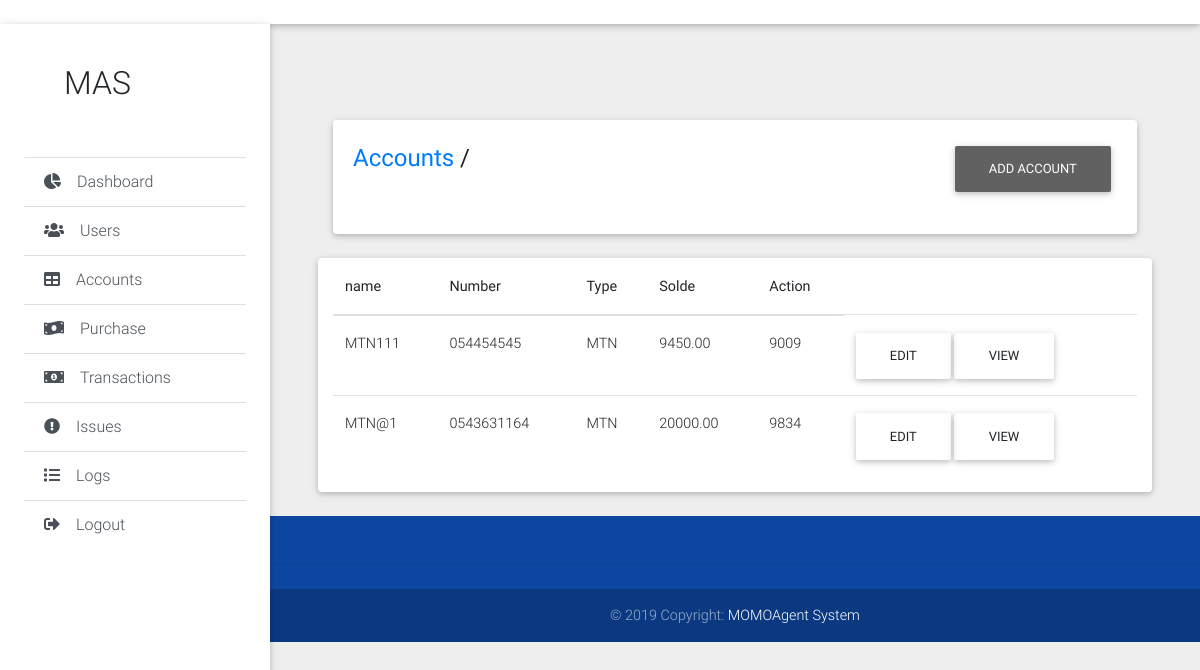
The page /admin/accounts.php on the database as committed earlier.
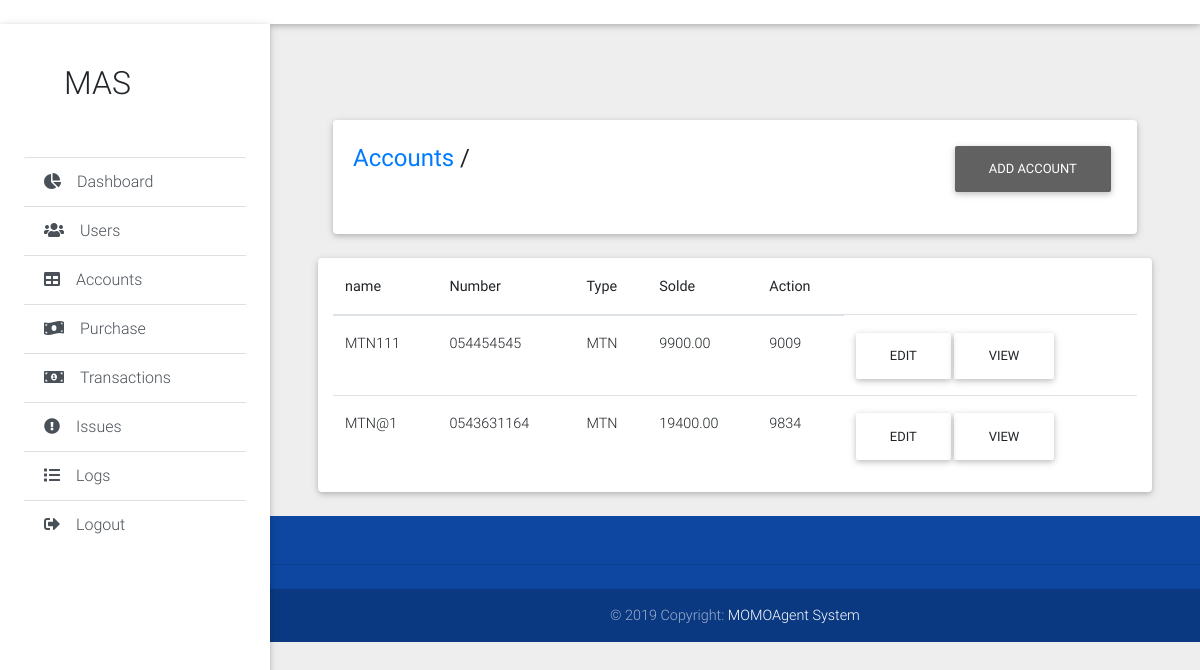
The same page on the database as committed later.
### tables this page shows
CREATE TABLE `account` (
  `acc_id` int(11) NOT NULL,
  `acc_type` varchar(25) NOT NULL,
  `solde` decimal(10,2) NOT NULL,
  `acc_name` varchar(55) NOT NULL,
  `acc_number` varchar(11) NOT NULL
);

### admin/accounts.php (the view, shortened to what this page needs)
<!DOCTYPE html>
<html lang="en">
<?php include_once 'static/head.php';
include_once("../db.php");
$result = $pdo->query("SELECT * FROM account");
?>
<body class="grey lighten-3">
  <header>
<?php include_once 'static/navbar.php'; ?>
<?php include_once 'static/sidebar.php'; ?>
  </header>
  <main class="pt-5 mx-lg-5">
    <div class="container-fluid mt-5">
      <div class="card mb-4 wow fadeIn">
        <div class="card-body d-sm-flex justify-content-between">
          <h4 class="mb-2 mb-sm-0 pt-1">
            <a href="#" >Accounts</a>
            <span>/</span>
          </h4>
          <p><a href="addaccount.php" class="btn btn-grey">Add Account</a></p>
        </div>
      </div>
      <div class="row card wow fadeIn">
        <div class="col">
          <table class="table table-hover">
            <thead class="table-black">
              <tr>
                <th>name</th>
                <th>Number</th>
                <th>Type</th>
                <th>Solde</th>
                <th>Action</th>
              </tr>
            </thead>
            <tbody>
              <?php
                while($row = $result->fetch(PDO::FETCH_ASSOC)) {
                  echo "<tr>";
                  echo "<td>".$row['acc_name']."</td>";
                  echo "<td>".$row['acc_number']."</td>";
                  echo "<td>".$row['acc_type']."</td>";
                  echo "<td>".$row['solde']."</td>";
                  echo "<td>".$row['acc_id']."</td>";
                 ?>
                <td>
                  <a href="editaccount.php?id=<?=$row['acc_id']?>" class="btn">edit</a>
                  <a href="viewaccount.php?id=<?=$row['acc_id']?>" class="btn">view</a>
                </td>
              <?php } ?>
            </tbody>
          </table>
        </div>
      </div>
    </div>
  </main>
<?php include_once 'static/footer.php'; ?>
</body>
</html>

Rows that differ between the two databases and show on the page:
changed account "MTN111": solde "9450.00" → "9900.00"
changed account "MTN@1": solde "20000.00" → "19400.00"
